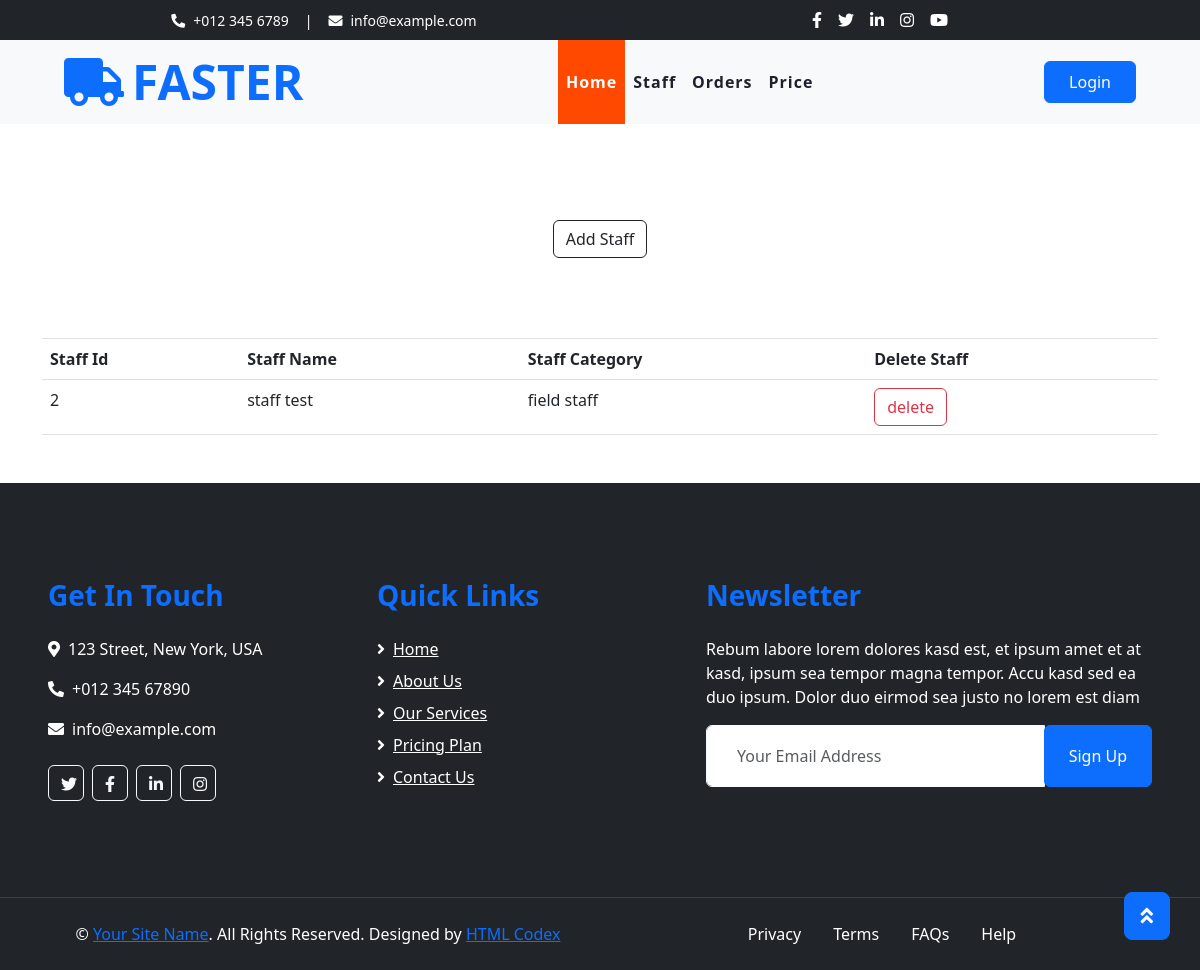
The page /Staff on the database its author committed.
### Home/models.py (models this page shows)
class StaffDetails(models.Model):
    staffid = models.ForeignKey(User,on_delete=models.CASCADE)
    staffcat = models.CharField(max_length=255,choices=(("Office Staff","Office Staff"),("Field staff","Field Staff")))

### Home/views.py (the view, shortened to what this page needs)
# urls.py: path("Staff",views.Staff,name="Staff"),
def Staff(request):
    staffs  = StaffDetails.objects.all()
    form = UserAddForm()
    context = {
        "form":form,
        "staffs":staffs
    }
    return render(request,"staffadd.html",context)

### Home/forms.py
class UserAddForm(UserCreationForm):
    class Meta:
        model = User
        fields = ["first_name","email","username","password1","password2"]

### templates/staffadd.html (shortened to what this page needs)
{% extends "companyhome.html" %}
{% block content %}
<link href="https://cdn.jsdelivr.net/npm/bootstrap@5.3.0-alpha3/dist/css/bootstrap.min.css" rel="stylesheet">
<div class="container mt-5">
    <br><br>
    <div class="button">
<button class="btn btn-outline-dark" data-bs-toggle="modal" data-bs-target="#exampleModal">Add Staff</button>
    </div>
    <br><br><br>
    <table class="table">
        <tr>
            <th>Staff Id</th>
            <th>Staff Name</th>
            <th>Staff Category</th>
            <th>Delete Staff</th>
        </tr>
        {% for staff in staffs %}
        <tr>
            <td>{{staff.id}}</td>
            <td>{{staff.staffid.first_name}}</td>
            <td>{{staff.staffcat}}</td>
            <td><a href="{%url 'DeleteStaff' staff.id %}" class="btn btn-outline-danger">delete</a></td>
        </tr>
        {% endfor %}
    </table>
</div>
{% endblock %}

### templates/staffadd.html (style rules this page uses)
.button { text-align: center; }

### rows shown on the page
StaffDetails: id "2", staffid.first_name "staff test", staffcat "field staff"
